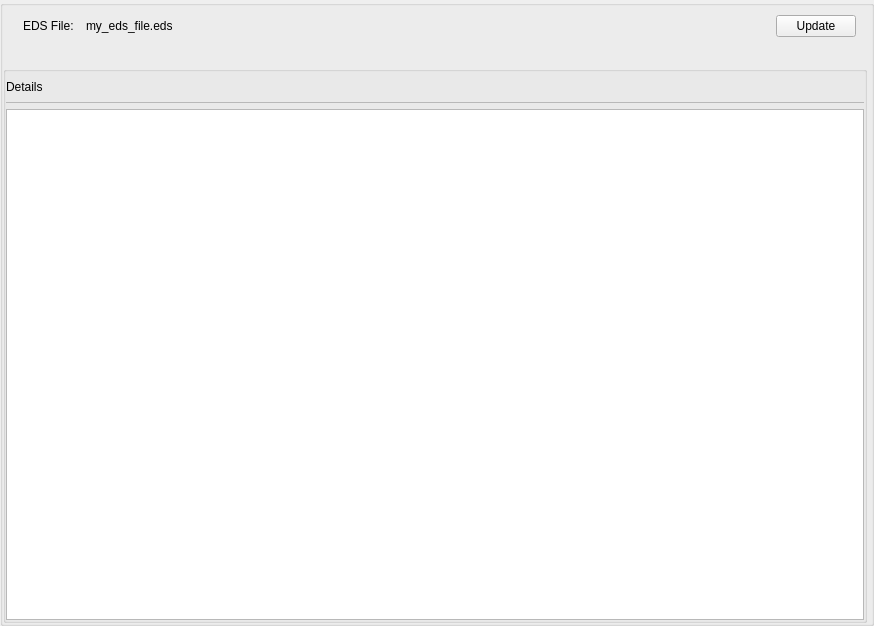
<?xml version="1.0" encoding="UTF-8"?>
<ui version="4.0">
 <class>C_SdNdeCoDeviceEdsWidget</class>
 <widget class="QWidget" name="C_SdNdeCoDeviceEdsWidget">
  <property name="geometry">
   <rect>
    <x>0</x>
    <y>0</y>
    <width>874</width>
    <height>626</height>
   </rect>
  </property>
  <property name="windowTitle">
   <string>C_SdNdeCoDeviceEdsWidget</string>
  </property>
  <layout class="QVBoxLayout" name="verticalLayout" stretch="0">
   <property name="spacing">
    <number>6</number>
   </property>
   <property name="leftMargin">
    <number>0</number>
   </property>
   <property name="topMargin">
    <number>0</number>
   </property>
   <property name="rightMargin">
    <number>0</number>
   </property>
   <property name="bottomMargin">
    <number>0</number>
   </property>
   <item>
    <widget class="stw_opensyde_gui_elements::C_OgeGbxTransparent" name="pc_GroupBox">
     <layout class="QVBoxLayout" name="verticalLayout_5">
      <property name="spacing">
       <number>0</number>
      </property>
      <property name="leftMargin">
       <number>0</number>
      </property>
      <property name="topMargin">
       <number>0</number>
      </property>
      <property name="rightMargin">
       <number>4</number>
      </property>
      <property name="bottomMargin">
       <number>0</number>
      </property>
      <item>
       <layout class="QHBoxLayout" name="horizontalLayout">
        <item>
         <widget class="stw_opensyde_gui_elements::C_OgeWiOnlyBackground" name="pc_WiEDSFilePanel" native="true">
          <property name="minimumSize">
           <size>
            <width>0</width>
            <height>40</height>
           </size>
          </property>
          <property name="maximumSize">
           <size>
            <width>16777215</width>
            <height>40</height>
           </size>
          </property>
          <layout class="QHBoxLayout" name="horizontalLayout_2">
           <property name="spacing">
            <number>12</number>
           </property>
           <property name="leftMargin">
            <number>20</number>
           </property>
           <property name="topMargin">
            <number>0</number>
           </property>
           <property name="rightMargin">
            <number>11</number>
           </property>
           <property name="bottomMargin">
            <number>0</number>
           </property>
           <item>
            <widget class="stw_opensyde_gui_elements::C_OgeLabGenericNoPaddingNoMargins" name="pc_LabFileTitle">
             <property name="text">
              <string>EDS File:</string>
             </property>
            </widget>
           </item>
           <item>
            <widget class="stw_opensyde_gui_elements::C_OgeLabGenericNoPaddingNoMargins" name="pc_LabFileCurrent">
             <property name="text">
              <string>my_eds_file.eds</string>
             </property>
            </widget>
           </item>
           <item>
            <spacer name="horizontalSpacer">
             <property name="orientation">
              <enum>Qt::Horizontal</enum>
             </property>
             <property name="sizeHint" stdset="0">
              <size>
               <width>40</width>
               <height>20</height>
              </size>
             </property>
            </spacer>
           </item>
           <item>
            <widget class="stw_opensyde_gui_elements::C_OgePubHalcPanel" name="pc_PubUpdate">
             <property name="text">
              <string>Update</string>
             </property>
            </widget>
           </item>
          </layout>
         </widget>
        </item>
       </layout>
      </item>
      <item>
       <spacer name="verticalSpacer_2">
        <property name="orientation">
         <enum>Qt::Vertical</enum>
        </property>
        <property name="sizeType">
         <enum>QSizePolicy::Fixed</enum>
        </property>
        <property name="sizeHint" stdset="0">
         <size>
          <width>20</width>
          <height>20</height>
         </size>
        </property>
       </spacer>
      </item>
      <item>
       <widget class="stw_opensyde_gui_elements::C_OgeGbxTransparent" name="groupBox">
        <layout class="QVBoxLayout" name="verticalLayout_2">
         <property name="spacing">
          <number>0</number>
         </property>
         <property name="leftMargin">
          <number>0</number>
         </property>
         <property name="topMargin">
          <number>0</number>
         </property>
         <property name="rightMargin">
          <number>0</number>
         </property>
         <property name="bottomMargin">
          <number>0</number>
         </property>
         <item>
          <layout class="QHBoxLayout" name="horizontalLayout_3" stretch="0,1">
           <item>
            <widget class="stw_opensyde_gui_elements::C_OgeLabHeadingGroupBold" name="pc_LabelDetails">
             <property name="minimumSize">
              <size>
               <width>0</width>
               <height>30</height>
              </size>
             </property>
             <property name="maximumSize">
              <size>
               <width>16777215</width>
               <height>30</height>
              </size>
             </property>
             <property name="text">
              <string>Details</string>
             </property>
            </widget>
           </item>
           <item>
            <spacer name="horizontalSpacer_2">
             <property name="orientation">
              <enum>Qt::Horizontal</enum>
             </property>
             <property name="sizeHint" stdset="0">
              <size>
               <width>40</width>
               <height>20</height>
              </size>
             </property>
            </spacer>
           </item>
          </layout>
         </item>
         <item>
          <layout class="QHBoxLayout" name="horizontalLayout_4">
           <item>
            <widget class="stw_opensyde_gui_elements::C_OgeFraSeparator" name="frame">
             <property name="minimumSize">
              <size>
               <width>0</width>
               <height>1</height>
              </size>
             </property>
             <property name="maximumSize">
              <size>
               <width>16777215</width>
               <height>1</height>
              </size>
             </property>
             <property name="frameShape">
              <enum>QFrame::StyledPanel</enum>
             </property>
             <property name="frameShadow">
              <enum>QFrame::Raised</enum>
             </property>
            </widget>
           </item>
          </layout>
         </item>
         <item>
          <spacer name="verticalSpacer_3">
           <property name="orientation">
            <enum>Qt::Vertical</enum>
           </property>
           <property name="sizeType">
            <enum>QSizePolicy::Fixed</enum>
           </property>
           <property name="sizeHint" stdset="0">
            <size>
             <width>6</width>
             <height>6</height>
            </size>
           </property>
          </spacer>
         </item>
         <item>
          <layout class="QHBoxLayout" name="horizontalLayout_5" stretch="1">
           <property name="spacing">
            <number>0</number>
           </property>
           <item>
            <widget class="stw_opensyde_gui_elements::C_OgeTedPropertiesComment" name="pc_TedHtmlReport"/>
           </item>
          </layout>
         </item>
        </layout>
       </widget>
      </item>
     </layout>
    </widget>
   </item>
  </layout>
 </widget>
 <customwidgets>
  <customwidget>
   <class>stw_opensyde_gui_elements::C_OgeLabGenericNoPaddingNoMargins</class>
   <extends>QLabel</extends>
   <header>C_OgeLabGenericNoPaddingNoMargins.h</header>
  </customwidget>
  <customwidget>
   <class>stw_opensyde_gui_elements::C_OgeWiOnlyBackground</class>
   <extends>QWidget</extends>
   <header>C_OgeWiOnlyBackground.h</header>
   <container>1</container>
  </customwidget>
  <customwidget>
   <class>stw_opensyde_gui_elements::C_OgePubHalcPanel</class>
   <extends>QPushButton</extends>
   <header>C_OgePubHalcPanel.h</header>
  </customwidget>
  <customwidget>
   <class>stw_opensyde_gui_elements::C_OgeFraSeparator</class>
   <extends>QFrame</extends>
   <header>C_OgeFraSeparator.h</header>
   <container>1</container>
  </customwidget>
  <customwidget>
   <class>stw_opensyde_gui_elements::C_OgeTedPropertiesComment</class>
   <extends>QTextEdit</extends>
   <header>C_OgeTedPropertiesComment.h</header>
  </customwidget>
  <customwidget>
   <class>stw_opensyde_gui_elements::C_OgeLabHeadingGroupBold</class>
   <extends>QLabel</extends>
   <header>C_OgeLabHeadingGroupBold.h</header>
  </customwidget>
  <customwidget>
   <class>stw_opensyde_gui_elements::C_OgeGbxTransparent</class>
   <extends>QGroupBox</extends>
   <header>C_OgeGbxTransparent.h</header>
   <container>1</container>
  </customwidget>
 </customwidgets>
 <resources/>
 <connections/>
</ui>
